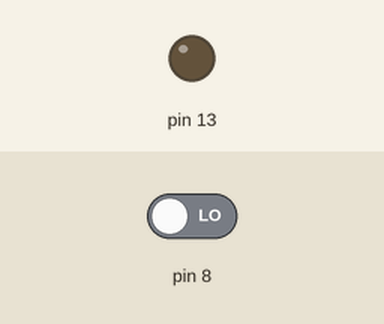
This sketch was run on a simulated Arduino Uno, built with avr-gcc and run on an emulated ATmega328P. On the bench: output pins drawn as LEDs (lit = HIGH). Inputs (shaded band) come from the test bench; at power-on: pin 8 LOW.

Above: at 1.2 s.
1.3 s: pin 8 driven HIGH
At 1.7 s:
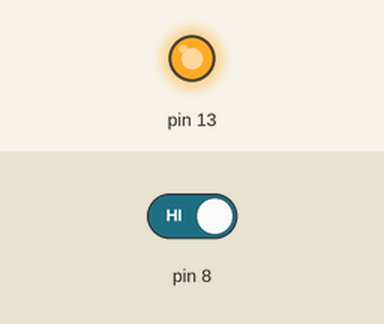
2.8 s: pin 8 driven LOW
At 4.1 s:
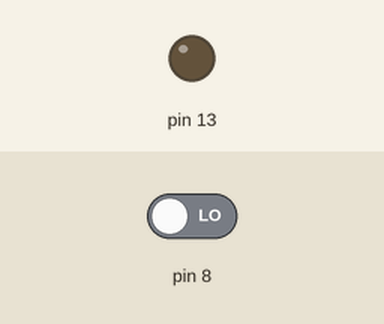
Timing chart, 0 to 5.8 s (numbered marks = the images above; inputs shaded):
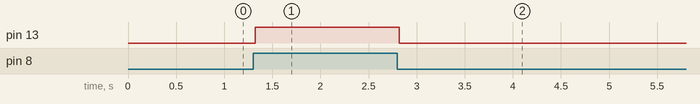

Measured:
- after the input at 1.3 s, pin 13: LOW → HIGH at once
- after the input at 2.8 s, pin 13: HIGH → LOW at once

The sketch:

sketch_jun11b.ino
```cpp
void setup()
{
Serial.begin(9600); //In the setup we are starting the serial connection, to

pinMode (13, OUTPUT);
pinMode (8, INPUT);
}
void loop()
{ //The loop part is quite short because of the used library.
  if (digitalRead(8)== HIGH)
  {
    digitalWrite(13, HIGH);
    delay(30);}

  if (digitalRead(8)== LOW)
  {
    digitalWrite(13, LOW);
    delay(30);}


}
```
